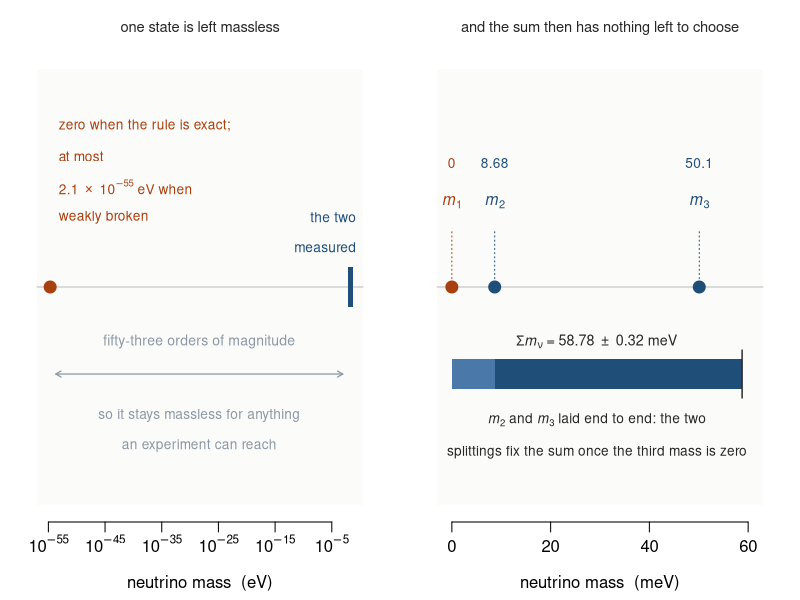
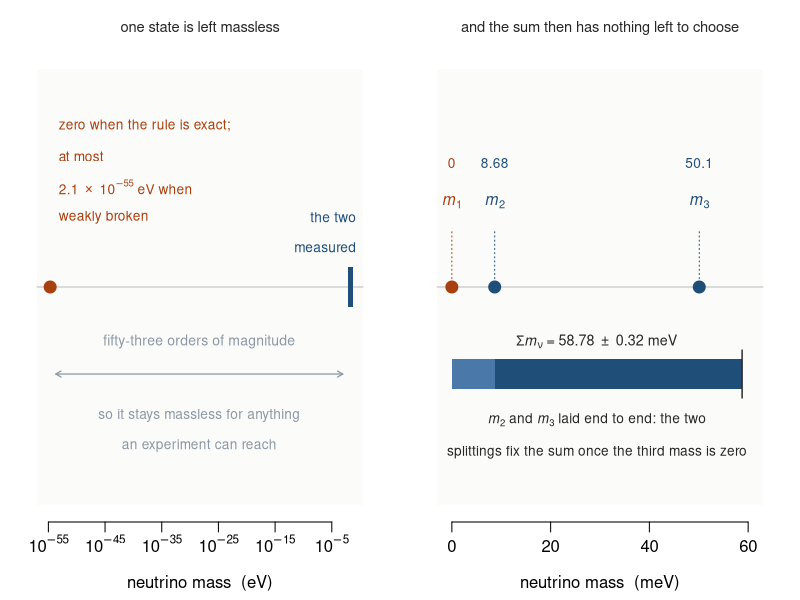

The R script that drew these images, in order:
#!/usr/bin/env Rscript
# fig_neutrino_floor.R -- Section 7: what the matter rule does to the neutrino spectrum.
#
# When the rule is exact the sterile partner cannot decay, its Yukawa column is forbidden, and
# the light mass matrix has rank at most two. The two measured splittings then leave one light
# neutrino EXACTLY massless, so for normal ordering the sum has no free parameter:
#     Sigma m_nu = sqrt(Dm21) + sqrt(Dm31) = 58.78 +- 0.32 meV.
# The weakly broken version adds a small gauge-invariant Yukawa column and lifts the zero, but
# for the example lifetime of 1e28 s the lift is 2.1e-55 eV, which is fifty-three orders of
# magnitude below the lighter splitting. The prediction of a massless state is not fragile.
# Arithmetic: checks/calc/weak_breaking_neutrino_bound.R

d21 <- 7.53e-5; s21 <- 0.18e-5
d31 <- 2.510e-3; s31 <- 0.030e-3
m2 <- sqrt(d21); m3 <- sqrt(d31)
sum_meV <- (m2 + m3) * 1e3
err_meV <- 1e3 * sqrt((s21/(2*m2))^2 + (s31/(2*m3))^2)
hbar <- 6.582119569e-25; v <- 246.22; M1 <- 4.916e8; tau <- 1e28
m1_broken <- 4*pi*v^2*hbar/(M1^2*tau) * 1e9          # eV
cat("=== the spectrum the matter rule forces ===\n\n")
cat(sprintf("  m_2 = %.4f meV,  m_3 = %.3f meV\n", m2*1e3, m3*1e3))
cat(sprintf("  Sigma m_nu = %.2f +- %.2f meV   (paper: 58.78 +- 0.32)\n", sum_meV, err_meV))
cat(sprintf("  m_1 = 0 exactly when the rule is exact; at most %.3e eV when weakly broken\n", m1_broken))
cat(sprintf("  that is %.0f orders of magnitude below m_2\n", log10(m2/m1_broken)))
stopifnot(abs(sum_meV - 58.78) < 0.05, abs(err_meV - 0.32) < 0.05,
          abs(m1_broken - 2.075e-55) < 5e-58)

ink <- "grey15"; c1 <- "#1f4e79"; mark <- "#a8400f"; grey <- "#8a97a4"
draw <- function() {
  # Two panels, because 8.68 and 50.1 meV are three quarters of a decade apart on an axis
  # fifty-seven decades wide and land on top of each other. Left, the range; right, the zoom.
  par(mfrow = c(1, 2), mar = c(3.9, 1.2, 2.6, 1.2), mgp = c(2.5, 0.7, 0), xpd = FALSE)

  lo <- -57; hi <- 0.5
  plot(NA, xlim = c(lo, hi), ylim = c(0, 1), axes = FALSE, xlab = "neutrino mass  (eV)", ylab = "")
  rect(lo, 0, hi, 1, col = "#fbfbfa", border = NA)
  at <- seq(-55, 0, 10); axis(1, at = at, labels = parse(text = sprintf("10^%d", at)))
  segments(lo, 0.50, hi, 0.50, col = "grey75", lwd = 1)
  rect(log10(m2), 0.455, log10(m3), 0.545, col = c1, border = NA)
  points(log10(m1_broken), 0.50, pch = 19, cex = 1.6, col = mark)
  text(log10(m3) + 0.6, 0.66, "the two", col = c1, cex = 0.82, adj = 1)
  text(log10(m3) + 0.6, 0.59, "measured", col = c1, cex = 0.82, adj = 1)
  text(log10(m1_broken) + 1.5, 0.87, "zero when the rule is exact;", col = mark, cex = 0.82, adj = 0)
  text(log10(m1_broken) + 1.5, 0.80, "at most", col = mark, cex = 0.82, adj = 0)
  text(log10(m1_broken) + 1.5, 0.73, expression(paste("2.1 ", {} %*% {}, " 10"^-55, " eV when")),
       col = mark, cex = 0.82, adj = 0)
  text(log10(m1_broken) + 1.5, 0.66, "weakly broken", col = mark, cex = 0.82, adj = 0)
  arrows(log10(m1_broken) + 1.0, 0.30, log10(m2) - 1.0, 0.30, code = 3, length = 0.06,
         col = grey, lwd = 1.2)
  text((log10(m1_broken) + log10(m2))/2, 0.375, "fifty-three orders of magnitude",
       col = grey, cex = 0.84, adj = 0.5)
  text((log10(m1_broken) + log10(m2))/2, 0.205, "so it stays massless for anything",
       col = grey, cex = 0.82, adj = 0.5)
  text((log10(m1_broken) + log10(m2))/2, 0.135, "an experiment can reach",
       col = grey, cex = 0.82, adj = 0.5)
  mtext("one state is left massless", side = 3, line = 0.8, cex = 0.88, col = ink)

  plot(NA, xlim = c(-3, 63), ylim = c(0, 1), axes = FALSE, xlab = "neutrino mass  (meV)", ylab = "")
  rect(-3, 0, 63, 1, col = "#fbfbfa", border = NA)
  axis(1, at = seq(0, 60, 20))
  segments(-3, 0.50, 63, 0.50, col = "grey75", lwd = 1)
  for (m in c(0, m2*1e3, m3*1e3)) {
    col <- if (m == 0) mark else c1
    points(m, 0.50, pch = 19, cex = 1.6, col = col); segments(m, 0.50, m, 0.63, col = col, lty = 3) }
  text(0,      0.695, expression(italic(m)[1]), col = mark, cex = 0.95, adj = 0.5)
  text(m2*1e3, 0.695, expression(italic(m)[2]), col = c1, cex = 0.95, adj = 0.5)
  text(m3*1e3, 0.695, expression(italic(m)[3]), col = c1, cex = 0.95, adj = 0.5)
  text(0,      0.785, "0", col = mark, cex = 0.82, adj = 0.5)
  text(m2*1e3, 0.785, "8.68", col = c1, cex = 0.82, adj = 0.5)
  text(m3*1e3, 0.785, "50.1", col = c1, cex = 0.82, adj = 0.5)
  # a stacked bar, not an arrow: the sum is m_2 + m_3 laid end to end, and an arrow spanning
  # 0 to 58.78 would read as a range on the axis instead.
  rect(0, 0.265, m2*1e3, 0.335, col = "#4a78a8", border = NA)
  rect(m2*1e3, 0.265, sum_meV, 0.335, col = c1, border = NA)
  segments(sum_meV, 0.245, sum_meV, 0.355, col = ink, lwd = 1.4)
  text(sum_meV/2, 0.375, expression(paste(Sigma, italic(m)[nu], " = 58.78 ", {} %+-% {}, " 0.32 meV")),
       col = ink, cex = 0.86, adj = 0.5)
  text(sum_meV/2, 0.195, expression(paste(italic(m)[2], " and ", italic(m)[3], " laid end to end: the two")),
       col = ink, cex = 0.82, adj = 0.5)
  text(sum_meV/2, 0.120, "splittings fix the sum once the third mass is zero",
       col = ink, cex = 0.82, adj = 0.5)
  mtext("and the sum then has nothing left to choose", side = 3, line = 0.8, cex = 0.88, col = ink)
}
for (f in c("papers/2_over_the_horizon/fig_companion_neutrino.pdf", "papers/2_over_the_horizon/fig_companion_neutrino.png")) {
  if (grepl("pdf$", f)) pdf(f, width = 9.0, height = 3.7) else png(f, width = 1390, height = 575, res = 150)
  draw(); invisible(dev.off()); cat("  wrote", f, "\n")
}
